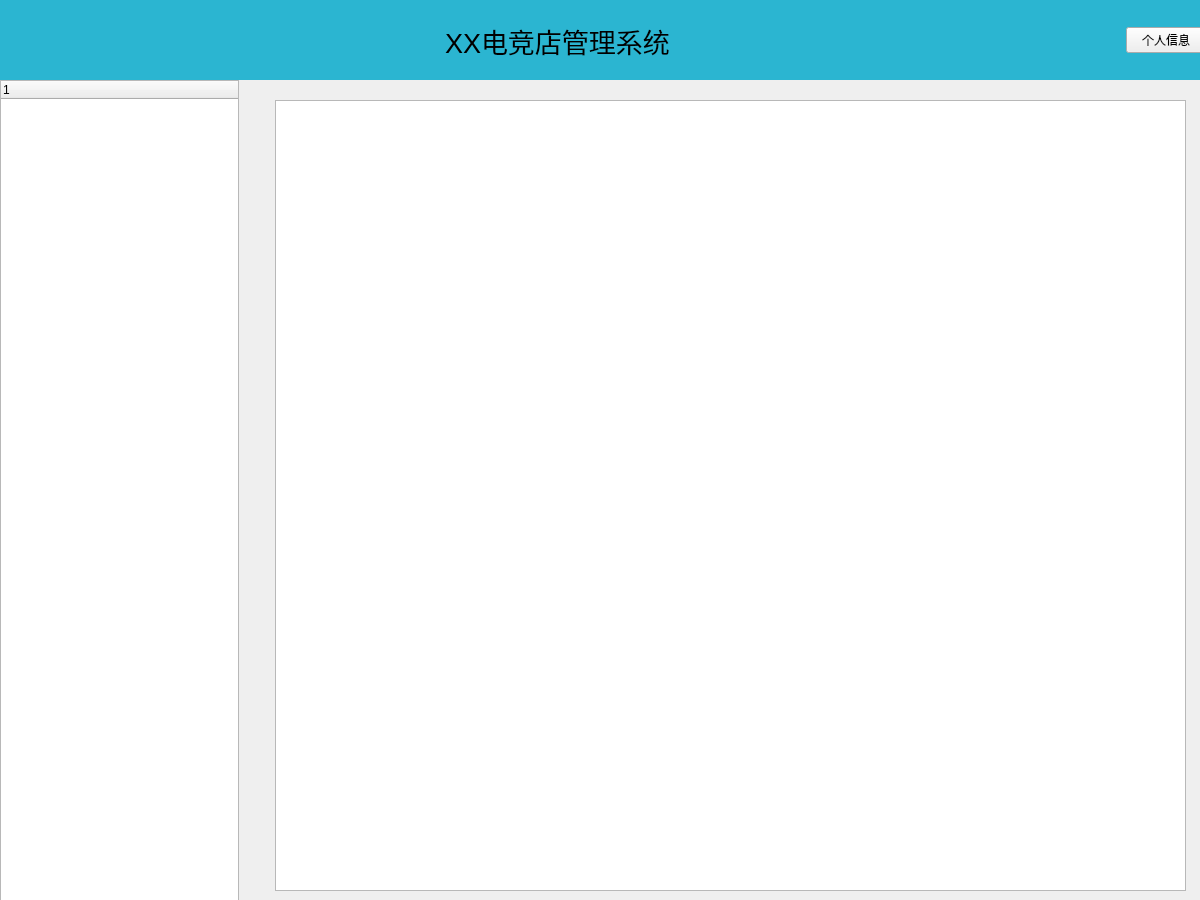
<?xml version="1.0" encoding="UTF-8"?>
<ui version="4.0">
 <class>MainWindow</class>
 <widget class="QWidget" name="MainWindow">
  <property name="geometry">
   <rect>
    <x>0</x>
    <y>0</y>
    <width>1200</width>
    <height>900</height>
   </rect>
  </property>
  <property name="minimumSize">
   <size>
    <width>1200</width>
    <height>900</height>
   </size>
  </property>
  <property name="maximumSize">
   <size>
    <width>1200</width>
    <height>900</height>
   </size>
  </property>
  <property name="windowTitle">
   <string>MainWindow</string>
  </property>
  <property name="styleSheet">
   <string notr="true">QWidget#topBar
{

	background-color: rgb(43, 181, 209);
}
</string>
  </property>
  <widget class="QWidget" name="layoutWidget">
   <property name="geometry">
    <rect>
     <x>0</x>
     <y>0</y>
     <width>2</width>
     <height>2</height>
    </rect>
   </property>
   <layout class="QVBoxLayout" name="verticalLayout"/>
  </widget>
  <widget class="QWidget" name="layoutWidget">
   <property name="geometry">
    <rect>
     <x>0</x>
     <y>80</y>
     <width>1201</width>
     <height>821</height>
    </rect>
   </property>
   <layout class="QHBoxLayout" name="horizontalLayout_3" stretch="1,4">
    <item>
     <widget class="QTreeWidget" name="treeWidget">
      <column>
       <property name="text">
        <string notr="true">1</string>
       </property>
      </column>
     </widget>
    </item>
    <item>
     <widget class="QStackedWidget" name="stackedWidget">
      <widget class="QWidget" name="page_1">
       <widget class="QWidget" name="widget" native="true">
        <property name="geometry">
         <rect>
          <x>30</x>
          <y>20</y>
          <width>911</width>
          <height>791</height>
         </rect>
        </property>
        <layout class="QGridLayout" name="gridLayout">
         <item row="0" column="0">
          <widget class="QTableView" name="userTableView"/>
         </item>
        </layout>
       </widget>
      </widget>
      <widget class="QWidget" name="page_2"/>
     </widget>
    </item>
   </layout>
  </widget>
  <widget class="QWidget" name="topBar" native="true">
   <property name="geometry">
    <rect>
     <x>0</x>
     <y>0</y>
     <width>1200</width>
     <height>80</height>
    </rect>
   </property>
   <widget class="QWidget" name="layoutWidget">
    <property name="geometry">
     <rect>
      <x>-5</x>
      <y>0</y>
      <width>1211</width>
      <height>81</height>
     </rect>
    </property>
    <layout class="QHBoxLayout" name="horizontalLayout_2">
     <item>
      <spacer name="horizontalSpacer_4">
       <property name="orientation">
        <enum>Qt::Orientation::Horizontal</enum>
       </property>
       <property name="sizeHint" stdset="0">
        <size>
         <width>40</width>
         <height>20</height>
        </size>
       </property>
      </spacer>
     </item>
     <item>
      <layout class="QHBoxLayout" name="horizontalLayout">
       <item>
        <spacer name="horizontalSpacer">
         <property name="orientation">
          <enum>Qt::Orientation::Horizontal</enum>
         </property>
         <property name="sizeHint" stdset="0">
          <size>
           <width>40</width>
           <height>20</height>
          </size>
         </property>
        </spacer>
       </item>
       <item>
        <widget class="QLabel" name="label">
         <property name="font">
          <font>
           <pointsize>20</pointsize>
          </font>
         </property>
         <property name="text">
          <string>XX电竞店管理系统</string>
         </property>
        </widget>
       </item>
       <item>
        <spacer name="horizontalSpacer_2">
         <property name="orientation">
          <enum>Qt::Orientation::Horizontal</enum>
         </property>
         <property name="sizeHint" stdset="0">
          <size>
           <width>40</width>
           <height>20</height>
          </size>
         </property>
        </spacer>
       </item>
      </layout>
     </item>
     <item>
      <spacer name="horizontalSpacer_5">
       <property name="orientation">
        <enum>Qt::Orientation::Horizontal</enum>
       </property>
       <property name="sizeHint" stdset="0">
        <size>
         <width>40</width>
         <height>20</height>
        </size>
       </property>
      </spacer>
     </item>
     <item>
      <widget class="QPushButton" name="pushButton">
       <property name="text">
        <string>个人信息</string>
       </property>
      </widget>
     </item>
    </layout>
   </widget>
  </widget>
 </widget>
 <resources/>
 <connections/>
</ui>
